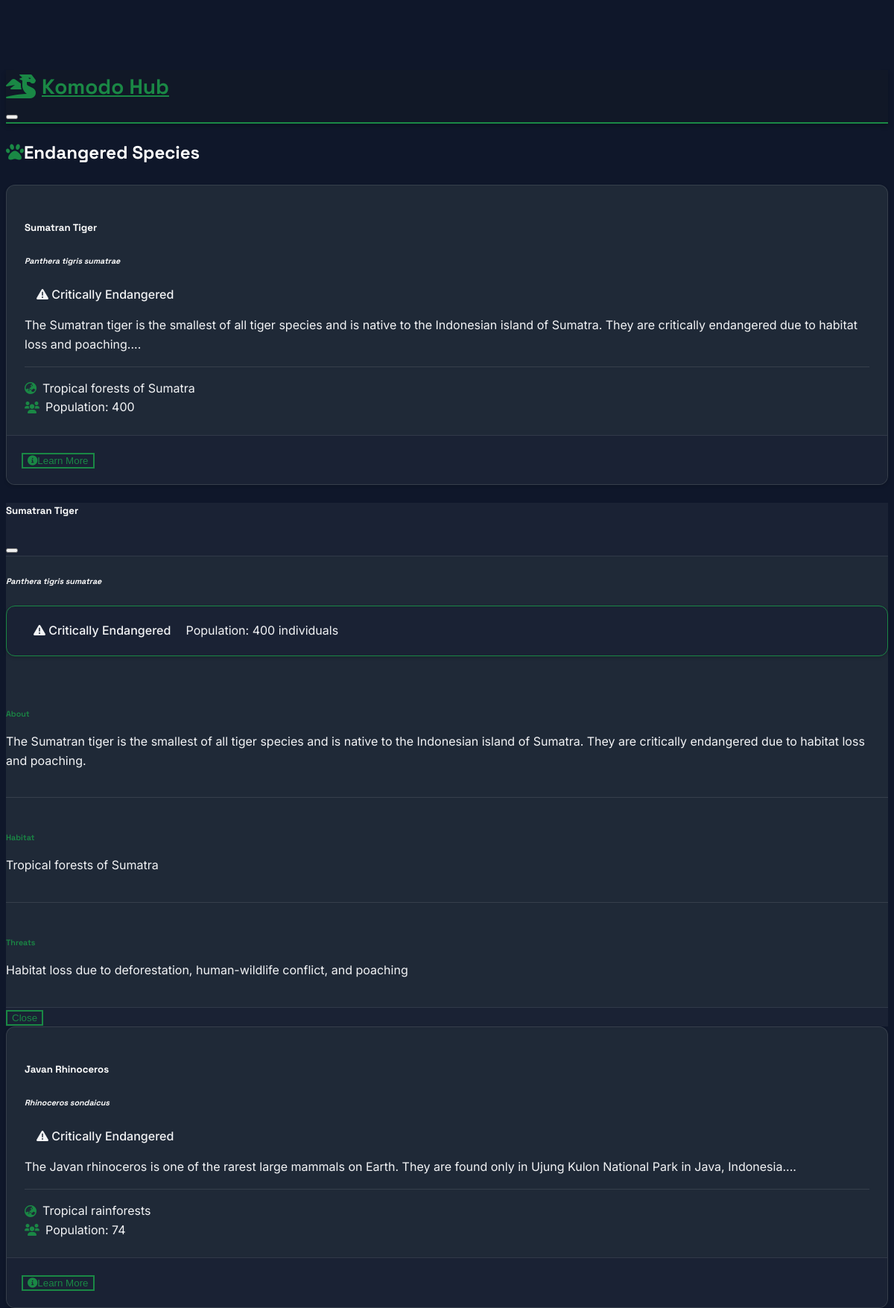
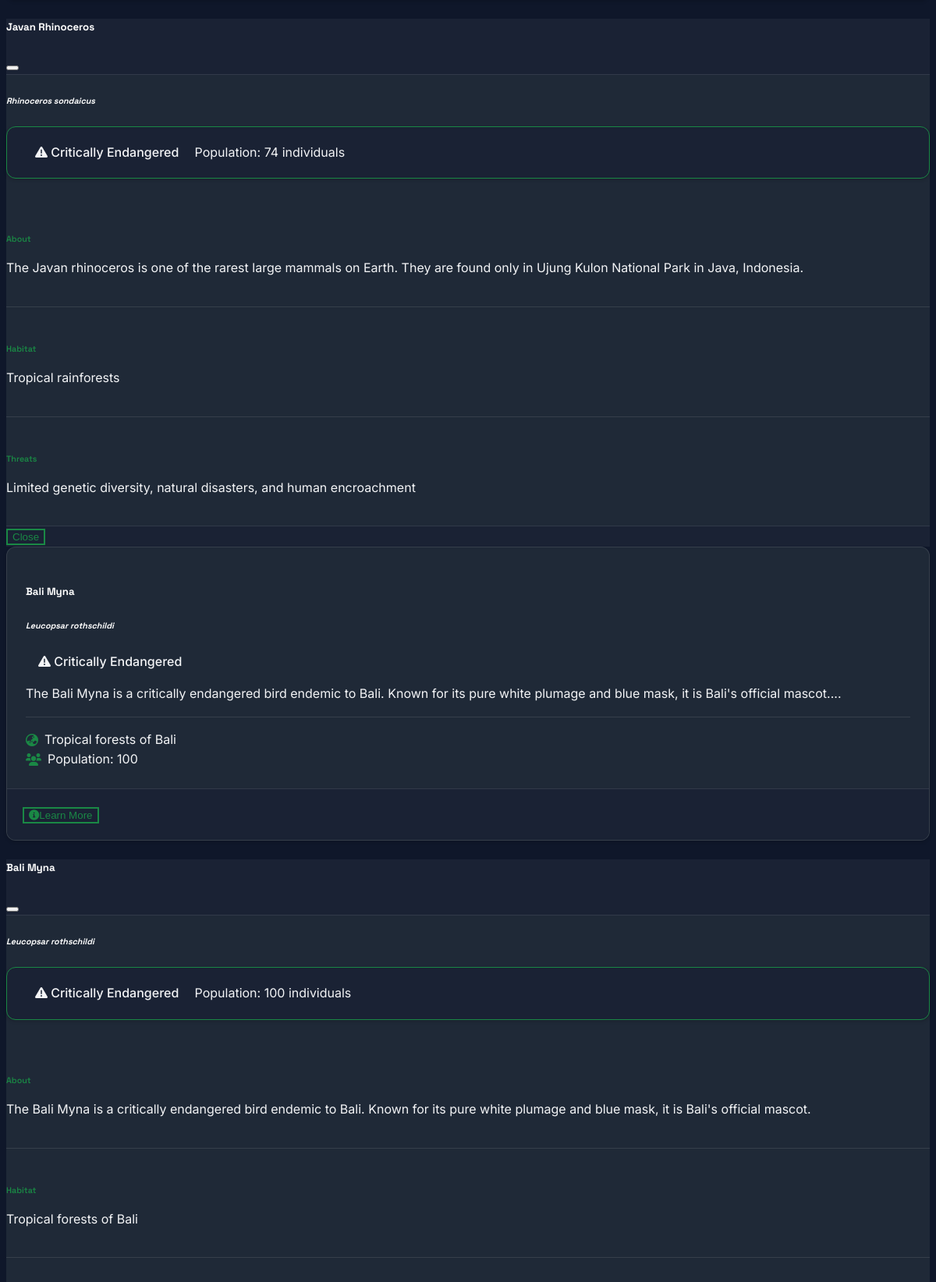
Screenshot of /species (upper part) with the database file from the repository (2 pictures, top to bottom).
### models.py (models this page shows)
class Species(db.Model):
    id = db.Column(db.Integer, primary_key=True)
    name = db.Column(db.String(100), nullable=False)
    scientific_name = db.Column(db.String(100), nullable=False)
    description = db.Column(db.Text, nullable=False)
    population = db.Column(db.Integer)
    conservation_status = db.Column(db.String(50))
    habitat = db.Column(db.String(100))
    threats = db.Column(db.Text)
    created_at = db.Column(db.DateTime, default=datetime.utcnow)
    last_updated = db.Column(db.DateTime, onupdate=datetime.utcnow)
    created_by_id = db.Column(db.Integer, db.ForeignKey('user.id'))
    sightings = db.relationship('SpeciesSighting', back_populates='species', lazy=True)
    created_by = db.relationship('User', backref='species_created', foreign_keys=[created_by_id])
    population_records = db.relationship('PopulationRecord', back_populates='species', lazy=True)
    habitats = db.relationship('HabitatData', back_populates='species', lazy=True)
    migrations = db.relationship('MigrationPattern', back_populates='species', lazy=True)

### blueprints/species.py (the view, shortened to what this page needs)
@species.route('/species')
def list():
    species_list = Species.query.all()
    return render_template('species/list.html',
                         species=species_list,
                         datetime=datetime)

### templates/species/list.html (shortened to what this page needs)
{% extends "base.html" %}
{% block content %}
<div class="row mb-4">
    <div class="col-12">
        <div class="d-flex justify-content-between align-items-center">
            <div>
                <h2><i class="fas fa-paw me-2 text-forest"></i>Endangered Species</h2>
            </div>
        </div>
    </div>
</div>
<div class="row g-4">
    {% for species in species %}
    <div class="col-md-6 col-lg-4">
        <div class="card h-100 species-card hover-lift">
            <div class="card-body">
                <h5 class="card-title mb-2">{{ species.name }}</h5>
                <h6 class="card-subtitle mb-3 text-muted font-italic">{{ species.scientific_name }}</h6>
                <div class="status-badge mb-3">
                    <span class="badge rounded-pill {{ 'bg-danger' if species.conservation_status == 'Critically Endangered'
                                                   else 'bg-warning text-dark' if species.conservation_status == 'Endangered'
                                                   else 'bg-info' }}">
                        <i class="fas fa-exclamation-triangle me-1"></i>
                        {{ species.conservation_status }}
                    </span>
                </div>
                <p class="card-text mb-4">{{ species.description[:200] }}...</p>
                <div class="species-info">
                    <div class="info-item mb-2">
                        <i class="fas fa-globe-asia me-2 text-forest"></i>
                        <span>{{ species.habitat }}</span>
                    </div>
                    <div class="info-item mb-2">
                        <i class="fas fa-users me-2 text-forest"></i>
                        <span>Population: {{ species.population if species.population else 'Unknown' }}</span>
                    </div>
                </div>
            </div>
            <div class="card-footer bg-transparent">
                <div class="d-flex justify-content-between align-items-center">
                    <button class="btn btn-outline-forest" data-bs-toggle="modal" data-bs-target="#speciesModal{{ species.id }}">
                        <i class="fas fa-info-circle me-2"></i>Learn More
                    </button>
                </div>
            </div>
        </div>
    </div>
    <div class="modal fade" id="speciesModal{{ species.id }}" tabindex="-1">
        <div class="modal-dialog modal-lg">
            <div class="modal-content">
                <div class="modal-header border-bottom-0">
                    <h5 class="modal-title">{{ species.name }}</h5>
                    <button type="button" class="btn-close" data-bs-dismiss="modal"></button>
                </div>
                <div class="modal-body">
                    <h6 class="text-muted font-italic mb-4">{{ species.scientific_name }}</h6>
                    <div class="alert alert-conservation mb-4">
                        <div class="d-flex align-items-center">
                            <span class="badge bg-{{ 'danger' if species.conservation_status == 'Critically Endangered'
                                                else 'warning text-dark' if species.conservation_status == 'Endangered'
                                                else 'info' }} me-3">
                                <i class="fas fa-exclamation-triangle me-1"></i>
                                {{ species.conservation_status }}
                            </span>
                            <span class="ms-2">Population: {{ species.population if species.population else 'Unknown' }} individuals</span>
                        </div>
                    </div>
                    <div class="info-section mb-4">
                        <h6 class="section-title">About</h6>
                        <p>{{ species.description }}</p>
                    </div>
                    <div class="info-section mb-4">
                        <h6 class="section-title">Habitat</h6>
                        <p>{{ species.habitat }}</p>
                    </div>
                    <div class="info-section mb-4">
                        <h6 class="section-title">Threats</h6>
                        <p>{{ species.threats }}</p>
                    </div>
                </div>
                <div class="modal-footer border-top-0">
                    <button type="button" class="btn btn-outline-forest" data-bs-dismiss="modal">Close</button>
                </div>
            </div>
        </div>
    </div>
    {% endfor %}
</div>
{% endblock %}

### templates/base.html (style rules this page uses)
:root { --transition-speed: 0.3s; --header-height: 70px; --card-border-radius: 12px; --spacing-unit: 1rem; --color-forest: #1a8845; --color-moss: #156c36; --color-earth: #5d4037; --color-sand: #d35400; --color-ocean: #2070b5; --shadow-sm: 0 2px 4px rgba(0, 0, 0, 0.15); --shadow-md: 0 4px 6px rgba(0, 0, 0, 0.2); --shadow-lg: 0 10px 15px rgba(0, 0, 0, 0.3); }
[data-bs-theme="dark"] { --navbar-bg: #111827; --card-bg: #1f2937; --body-bg: #0f172a; --text-primary: #f3f4f6; --text-muted: rgba(255, 255, 255, 0.7); --heading-color: #ffffff; --color-forest-rgb: 26, 136, 69; --border-color: rgba(255, 255, 255, 0.1); --card-shadow: 0 2px 4px rgba(0, 0, 0, 0.15); --hover-bg: rgba(26, 136, 69, 0.2); --section-bg: #1a2234; --nav-link-color: #ffffff; --nav-link-hover: #ffffff; --nav-bg-hover: var(--color-forest); --modal-bg: #1f2937; --dropdown-bg: #1f2937; --input-bg: #1a2234; --input-text: #f3f4f6; --dropdown-hover: rgba(255, 255, 255, 0.1); }
body { font-family: 'Inter', sans-serif; line-height: 1.6; transition: all var(--transition-speed) ease; padding-top: calc(var(--header-height) + var(--spacing-unit)); background-color: var(--body-bg); color: var(--text-primary); }
h1, h2, h3, h4, h5, h6 { font-family: 'Space Grotesk', sans-serif; font-weight: 700; margin-bottom: calc(var(--spacing-unit) * 1.5); color: var(--heading-color); }
.card { border: none; border-radius: var(--card-border-radius); background: var(--card-bg); box-shadow: var(--card-shadow); margin-bottom: calc(var(--spacing-unit) * 1.5); border: 1px solid var(--border-color); overflow: hidden; }
.card-body { color: var(--text-primary); padding: calc(var(--spacing-unit) * 1.5); }
.card-footer { padding: calc(var(--spacing-unit) * 1.25); border-top: 1px solid var(--border-color); background: var(--section-bg); }
.modal-content { background: var(--modal-bg); border: 1px solid var(--border-color); border-radius: var(--card-border-radius); }
.modal-header { border-bottom: 1px solid var(--border-color); background: var(--section-bg); }
.modal-footer { border-top: 1px solid var(--border-color); background: var(--section-bg); }
.alert { border: none; border-radius: var(--card-border-radius); padding: calc(var(--spacing-unit) * 1.25); margin-bottom: calc(var(--spacing-unit) * 1.5); box-shadow: var(--shadow-sm); background: var(--section-bg); border: 1px solid var(--border-color); }
.badge { font-weight: 500; padding: 0.5em 1em; border-radius: 6px; }

### templates/species/list.html (style rules this page uses)
.text-forest { color: var(--color-forest); }
.btn-outline-forest { color: var(--color-forest); border: 2px solid var(--color-forest); background: transparent; }
.species-card { transition: all var(--transition-speed) ease; border: 1px solid var(--border-color); background: var(--card-bg); }
.species-info { padding-top: var(--spacing-unit); border-top: 1px solid var(--border-color); }
.info-item { display: flex; align-items: center; gap: 0.5rem; color: var(--text-primary); }
.status-badge { display: inline-block; }
.alert-conservation { background: var(--section-bg); border: 1px solid var(--color-forest); border-radius: var(--card-border-radius); }
.section-title { color: var(--color-forest); font-weight: 600; margin-bottom: 1rem; font-family: 'Space Grotesk', sans-serif; }
.font-italic { font-style: italic; }
.modal-content { border: none; border-radius: var(--card-border-radius); background: var(--card-bg); }
.info-section { padding: calc(var(--spacing-unit) * 1.25) 0; border-bottom: 1px solid var(--border-color); }
.info-section:last-child { border-bottom: none; }
.card { background: var(--card-bg); border: 1px solid var(--border-color); box-shadow: var(--card-shadow); }

### rows the page displays
Species: name "Sumatran Tiger", scientific_name "Panthera tigris sumatrae", conservation_status "Critically Endangered", description "The Sumatran tiger is the smallest of all tiger species and is native to the Indonesian island of Sumatra. They are critically endangered due to habitat loss and poaching.", habitat "Tropical forests of Sumatra", population "400", threats "Habitat loss due to deforestation, human-wildlife conflict, and poaching"
Species: name "Javan Rhinoceros", scientific_name "Rhinoceros sondaicus", conservation_status "Critically Endangered", description "The Javan rhinoceros is one of the rarest large mammals on Earth. They are found only in Ujung Kulon National Park in Java, Indonesia.", habitat "Tropical rainforests", population "74", threats "Limited genetic diversity, natural disasters, and human encroachment"
Species: name "Bali Myna", scientific_name "Leucopsar rothschildi", conservation_status "Critically Endangered", description "The Bali Myna is a critically endangered bird endemic to Bali. Known for its pure white plumage and blue mask, it is Bali's official mascot.", habitat "Tropical forests of Bali", population "100"
